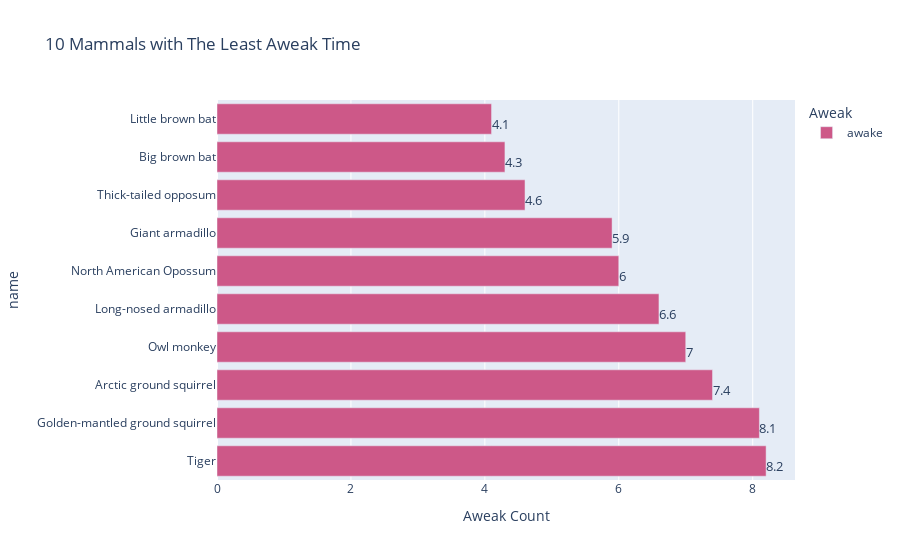

The notebook cell saved with this chart:
### Markdown cell above
Untuk membuktikan bahwa terdapat korelasi negatif antara waktu tidur dan waktu terjaga, dibawah ini disajikan 10 hewan dengan waktu terjaga paling sedikit

### Code cell
top_nocs = dataz.tail(10)
# Bar plot
fig = px.bar(
    top_nocs.sort_values(["awake"], ascending=False),
    y="name",
    x=["awake"],
    orientation="h",
    color_discrete_sequence=["#CD5888"],
    title="10 Mammals with The Least Aweak Time",
).update_layout(xaxis={"title": "Aweak Count"}, legend={"title": "Aweak"})
fig.add_trace(
    go.Scatter(
        y=top_nocs.sort_values(["awake"], ascending=True).name,
        x=top_nocs.sort_values(["awake"], ascending=True).Total,
        text=top_nocs.sort_values(["awake"], ascending=True).Total,
        mode="text",
        textposition="bottom right",
        textfont=dict(
            size=13,
        ),
        showlegend=False,
    )
)
fig.show()

### Figure 1 — Plotly figure (JSON) as saved in the notebook; plotly's stock layout.template omitted (floating-point values rounded to 4 significant figures)
{"data": [{"alignmentgroup": "True", "hovertemplate": "variable=awake<br>value=%{x}<br>name=%{y}<extra></extra>", "legendgroup": "awake", "marker": {"color": "#CD5888", "pattern": {"shape": ""}}, "name": "awake", "offsetgroup": "awake", "orientation": "h", "showlegend": true, "textposition": "auto", "type": "bar", "x": [8.2, 8.1, 7.4, 7, 6.6, 6, 5.9, 4.6, 4.3, 4.1], "xaxis": "x", "y": ["Tiger", "Golden-mantled ground squirrel", "Arctic ground squirrel", "Owl monkey", "Long-nosed armadillo", "North American Opossum", "Giant armadillo", "Thick-tailed opposum", "Big brown bat", "Little brown bat"], "yaxis": "y"}, {"mode": "text", "showlegend": false, "text": [4.1, 4.3, 4.6, 5.9, 6, 6.6, 7, 7.4, 8.1, 8.2], "textfont": {"size": 13}, "textposition": "bottom right", "type": "scatter", "x": [4.1, 4.3, 4.6, 5.9, 6, 6.6, 7, 7.4, 8.1, 8.2], "y": ["Little brown bat", "Big brown bat", "Thick-tailed opposum", "Giant armadillo", "North American Opossum", "Long-nosed armadillo", "Owl monkey", "Arctic ground squirrel", "Golden-mantled ground squirrel", "Tiger"]}], "layout": {"barmode": "relative", "legend": {"title": {"text": "Aweak"}, "tracegroupgap": 0}, "title": {"text": "10 Mammals with The Least Aweak Time"}, "xaxis": {"anchor": "y", "domain": [0, 1], "title": {"text": "Aweak Count"}}, "yaxis": {"anchor": "x", "domain": [0, 1], "title": {"text": "name"}}}}
